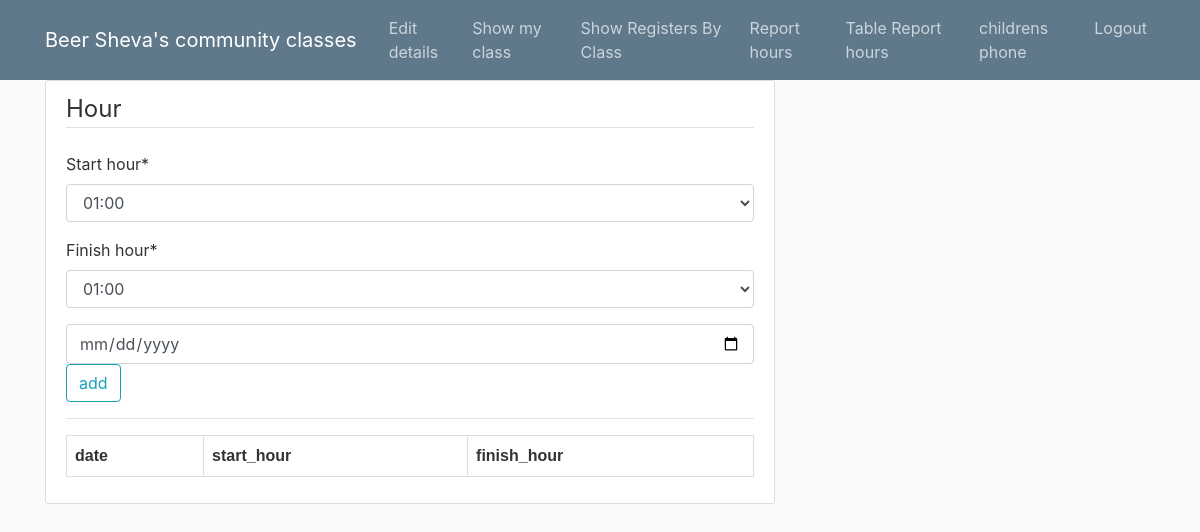
Page /hoursreportGuid/ (signed in) on the earlier database version.
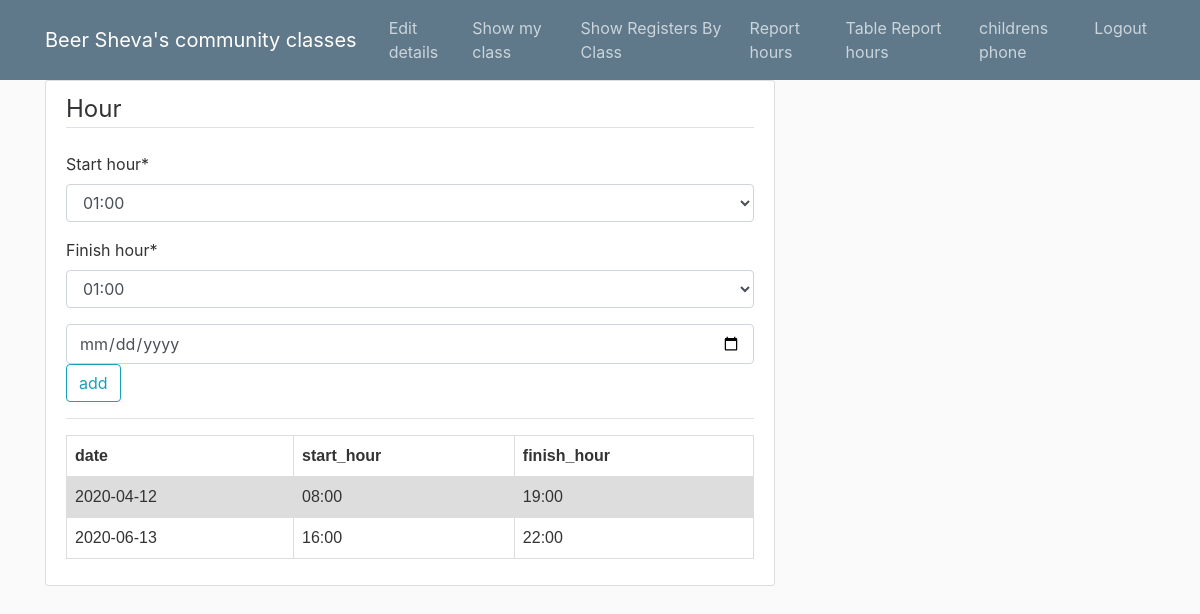
Same page on the later database version.
### users/models.py (models this page shows, shortened)
class HoursReport(models.Model):
	t_id = models.CharField(max_length=9)
	start_hour=models.CharField(max_length=20)
	finish_hour=models.CharField(max_length=20)
	date=models.CharField(max_length=20)

### users/views.py (the view)
# urls.py: path('hoursreportGuid/',user_views.HoursReportGuid,name ='hoursReportGuid'),
def HoursReportGuid(request):
    value = HoursReport.objects.all()
    table = []
    for t in value:
        if t.t_id == request.user.userprofile.t_id:
            table.append([t.date, t.start_hour, t.finish_hour])
    if request.method == 'POST':
        hoursReportForm = HoursReportForm(request.POST)
        if hoursReportForm.is_valid():
            context = {'hoursReportForm': hoursReportForm, 'table': table}
            ST = hoursReportForm.cleaned_data.get('start_hour')
            FT = hoursReportForm.cleaned_data.get('finish_hour')
            STN= ST.split(':')
            FTN = FT.split(':')
            dateG = request.POST.get('guideDatePicker')
            if dateG=="":
                messages.warning(request, 'No date entered')
                return render(request, 'guide/HoursReportG.html', context)
            for t in value:
                if t.t_id==request.user.userprofile.t_id and t.start_hour ==ST and  FT==t.finish_hour and t.date==dateG:
                    messages.warning(request, 'This hourly report already exists')
                    return render(request, 'guide/HoursReportG.html', context)
                if  int(STN[0])>=int(FTN[0]):
                    messages.warning(request, 'Your start time is later than end time')
                    return render(request, 'guide/HoursReportG.html', context)
                tSTN=t.start_hour.split(':')
                tFTN=t.finish_hour.split(':')
                if t.t_id==request.user.userprofile.t_id and t.date==dateG and (int(tSTN[0])<int(STN[0])<int(tFTN[0]) or int(tSTN[0])<int(FTN[0])<int(tFTN[0]) or (int(STN[0])<int(tSTN[0]) and int(FTN[0])>int(tFTN[0]))):
                    messages.warning(request, 'Times overlap with existing data')
                    return render(request,'guide/HoursReportG.html', context)
            rc = HoursReport(t_id=request.user.userprofile.t_id, start_hour=ST, finish_hour=FT, date=dateG)
            rc.save()
            value = HoursReport.objects.all()
            table=[]
            for t in value:
                if t.t_id==request.user.userprofile.t_id:
                    table.append([t.date,t.start_hour,t.finish_hour])
            context = {'hoursReportForm': hoursReportForm,'table':table}
            messages.success(request, ' The Hours reporting succeeded  !')
            return render(request, 'guide/HoursReportG.html', context)
    else:
        hoursReportForm = HoursReportForm()
    context = {'hoursReportForm': hoursReportForm,'table':table}
    return render(request, 'guide/HoursReportG.html', context)

### users/forms.py
class HoursReportForm(forms.ModelForm):
    CHOICES = (
        ( "01:00","01:00"),
        ("02:00", "02:00"),
        ("03:00", "03:00"),
        ("04:00", "04:00"),
        ("05:00", "05:00"),
        ("06:00", "06:00"),
        ("07:00", "07:00"),
        ("08:00", "08:00"),
        ("09:00", "09:00"),
        ("10:00", "10:00"),
        ("11:00", "11:00"),
        ("12:00", "12:00"),
        ("13:00", "13:00"),
        ("14:00", "14:00"),
        ("15:00", "15:00"),
        ("16:00", "16:00"),
        ("17:00", "17:00"),
        ("18:00", "18:00"),
        ("19:00", "19:00"),
        ("20:00", "20:00"),
        ("21:00", "21:00"),
        ("22:00", "22:00"),
        ("23:00", "23:00"),
    )
    start_hour = forms.CharField(widget=forms.Select(choices=CHOICES))
    finish_hour=forms.CharField(widget=forms.Select(choices=CHOICES))
    class Meta:
        model = User
        fields = ['start_hour','finish_hour',]

### users/templates/guide/HoursReportG.html (shortened to what this page needs)
{% extends "guide/baseGuide.html" %}
{% load crispy_forms_tags %}
{% block content %}
    <div class="content-section">
        <form method="POST">
            <fieldset class="form-group">
                <legend class="border-bottom mb-4">Hour</legend>
                {{ hoursReportForm|crispy }}
            <input class="form-control" id="guideDatePicker" type="date" name="guideDatePicker" placeholder="">
             <html>
                    <head>
                    </head>
                    <body>
                    <table>
                      <tr>
                        <th>date</th>
                        <th>start_hour</th>
                        <th>finish_hour</th>
                      </tr>
                    {% for T in table %}
                    <tr>
                    {% for r in T %}
                    <td>{{r}}</td>
                    {% endfor %}
                    </tr>
                    {% endfor %}
                    </body>
                    </html>
            </fieldset>
            <div class="form-group">
               <button class="btn btn-outline-info" type="submit">add</button>
            </div>
        </form>
        <div class="border-top pt-3">
        </div>
    </div>
{% endblock content %}

Differences in the rows shown:
added HoursReport: T "2020-04-12" "08:00" "19:00"
added HoursReport: T "2020-06-13" "16:00" "22:00"
